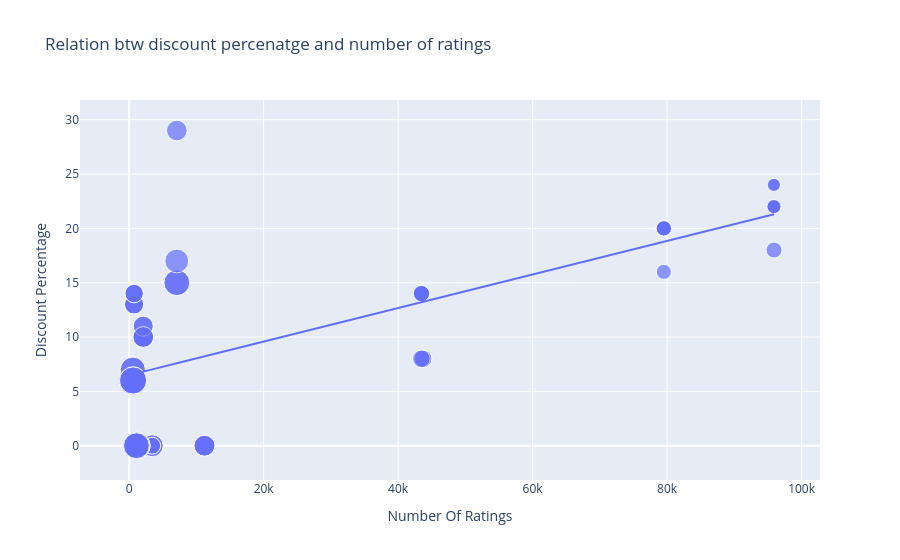

Notebook cell for this chart:
### Code cell
figure = px.scatter(data_frame = data, x="Number Of Ratings", y="Discount Percentage" , size="Sale Price",trendline="ols" , title ="Relation btw discount percenatge and number of ratings")
figure.show()

### Figure 1 — Plotly figure (JSON) as saved in the notebook; plotly's stock layout.template omitted (floating-point values rounded to 4 significant figures)
{"data": [{"hovertemplate": "Number Of Ratings=%{x}<br>Discount Percentage=%{y}<br>Sale Price=%{marker.size}<extra></extra>", "legendgroup": "", "marker": {"color": "#636efa", "size": [49900, 84900, 84900, 77000, 77000, 49900, 49900, 77000, 89900, 41999, 39999, 41999, 41999, 41999, 131900, 117100, 131900, 117100, 74999, 117900, 117100, 117900, 99900, 44999, 140900, 130900, 64900, 120900, 59900, 75900, 110900, 130900, 120900, 64900, 64900, 75900, 75900, 120900, 59900, 120900, 75900, 140900, 70900, 70900, 75900, 59900, 110900, 120900, 130900, 130900, 54999, 54999, 29999, 34999, 34999, 34999, 54999, 29999, 46999, 46999, 46999, 46999], "sizemode": "area", "sizeref": 352.2, "symbol": "circle"}, "mode": "markers", "name": "", "orientation": "v", "showlegend": false, "type": "scatter", "x": [3431, 3431, 3431, 11202, 11202, 3431, 3431, 11202, 1454, 79512, 79512, 79582, 79512, 79512, 1078, 1078, 1078, 1078, 7088, 7088, 1078, 7088, 7081, 95909, 542, 580, 740, 545, 740, 2101, 545, 580, 580, 730, 730, 2101, 2101, 580, 740, 580, 2092, 545, 2101, 2092, 2101, 740, 545, 580, 580, 580, 43707, 43707, 95807, 95909, 95807, 95909, 43470, 95909, 43470, 43470, 43470, 43470], "xaxis": "x", "y": [0, 0, 0, 0, 0, 0, 0, 0, 0, 20, 16, 20, 20, 20, 0, 0, 0, 0, 29, 15, 0, 15, 17, 18, 6, 6, 13, 6, 14, 10, 7, 6, 6, 13, 13, 10, 10, 6, 14, 6, 10, 6, 11, 11, 10, 14, 7, 6, 6, 6, 8, 8, 24, 22, 22, 22, 8, 24, 14, 14, 14, 14], "yaxis": "y"}, {"hovertemplate": "<b>OLS trendline</b><br>Discount Percentage = 0.000154292 * Number Of Ratings + 6.49233<br>R<sup>2</sup>=0.468988<br><br>Number Of Ratings=%{x}<br>Discount Percentage=%{y} <b>(trend)</b><extra></extra>", "legendgroup": "", "marker": {"color": "#636efa", "symbol": "circle"}, "mode": "lines", "name": "", "showlegend": false, "type": "scatter", "x": [542, 545, 545, 545, 545, 580, 580, 580, 580, 580, 580, 580, 580, 730, 730, 740, 740, 740, 740, 1078, 1078, 1078, 1078, 1078, 1454, 2092, 2092, 2101, 2101, 2101, 2101, 2101, 3431, 3431, 3431, 3431, 3431, 7081, 7088, 7088, 7088, 11202, 11202, 11202, 43470, 43470, 43470, 43470, 43470, 43707, 43707, 79512, 79512, 79512, 79512, 79582, 95807, 95807, 95909, 95909, 95909, 95909], "xaxis": "x", "y": [6.576, 6.576, 6.576, 6.576, 6.576, 6.582, 6.582, 6.582, 6.582, 6.582, 6.582, 6.582, 6.582, 6.605, 6.605, 6.607, 6.607, 6.607, 6.607, 6.659, 6.659, 6.659, 6.659, 6.659, 6.717, 6.815, 6.815, 6.816, 6.816, 6.816, 6.816, 6.816, 7.022, 7.022, 7.022, 7.022, 7.022, 7.585, 7.586, 7.586, 7.586, 8.221, 8.221, 8.221, 13.2, 13.2, 13.2, 13.2, 13.2, 13.24, 13.24, 18.76, 18.76, 18.76, 18.76, 18.77, 21.27, 21.27, 21.29, 21.29, 21.29, 21.29], "yaxis": "y"}], "layout": {"autosize": true, "legend": {"itemsizing": "constant", "tracegroupgap": 0}, "title": {"text": "Relation btw discount percenatge and number of ratings"}, "xaxis": {"anchor": "y", "autorange": true, "domain": [0, 1], "range": [-6739.0, 102400.0], "title": {"text": "Number Of Ratings"}, "type": "linear"}, "yaxis": {"anchor": "x", "autorange": true, "domain": [0, 1], "range": [-5.213, 33.41], "title": {"text": "Discount Percentage"}, "type": "linear"}}}
